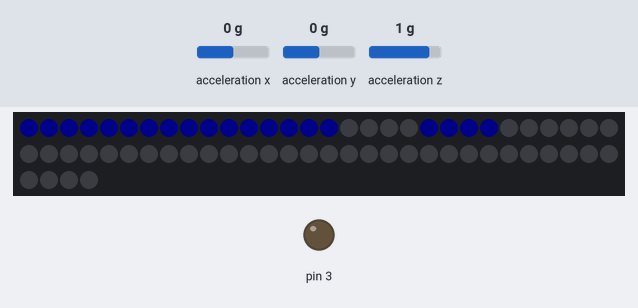
A sketch run on a simulated Arduino Uno, built with avr-gcc and run on an emulated ATmega328P. Parts: 64 RGB LEDs in strip order, left to right, continuing on the next row, output pins drawn as LEDs (lit = HIGH). Inputs (shaded band) come from the test bench; at power-on: acceleration x 0 g, acceleration y 0 g, acceleration z 1 g. Dim RGB values are drawn brighter than linear; what the sketch prints to the serial monitor is not drawn.

Above: at 1.7 s.
1.8 s: acceleration x set to -1.4 g
At 3.1 s:
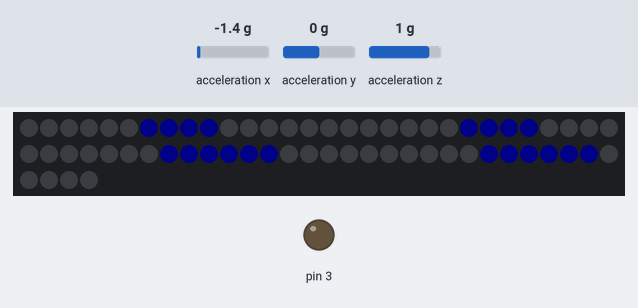
3.3 s: acceleration y set to -1.4 g
4.8 s: acceleration x set to 0.8 g
6.3 s: acceleration y set to 0.8 g
At 7.6 s:
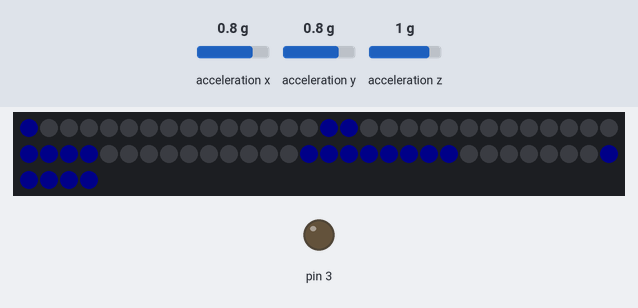
7.9 s: acceleration x set to -0.8 g
At 8.7 s:
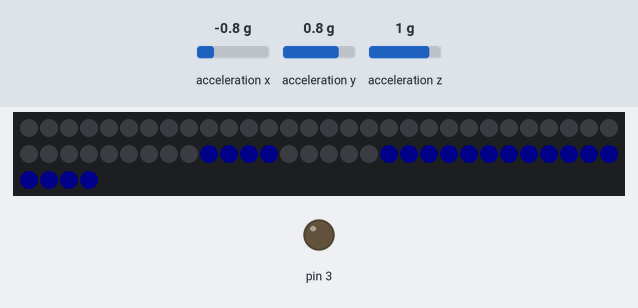

Measured:
- after the input at 1.8 s, the LEDs: first change after 0.06 s (image 1 shows a later state)
- after the input at 6.3 s, the LEDs: change after 0.20 s (image 2)
- after the input at 7.9 s, the LEDs: first change at once (image 3 shows a later state)

The sketch:

sandTest.ino
```cpp
#include <Wire.h>
#include <Adafruit_LIS3DH.h>
#include <Adafruit_Sensor.h>
#include <FastLED.h>

#define NWaterParticles 20

Adafruit_LIS3DH lis = Adafruit_LIS3DH();
CRGB leds[64];

int8_t gravityStrongDirectionX = 0;
int8_t gravityStrongDirectionY = 0;
int8_t gravityWeakDirectionY = 0;
int8_t gravityWeakDirectionX = 0;
struct particle {
  uint8_t x;
  uint8_t y;
};
struct particle waterParticles[NWaterParticles];
uint8_t cells[8] = {0xff,0xff,0xff,0xff, 0xff,0xff,0xff,0xff};
uint8_t myrandom = 0;

void setup() {
  Serial.begin(9600);

  FastLED.addLeds<WS2812B, 9, GRB>(leds, 64);
  FastLED.setBrightness(10);
  FastLED.clear();
  FastLED.show();

  pinMode(3, OUTPUT);
  delay(50);
  digitalWrite(3, LOW);

  if (!lis.begin(0x18)) {
    Serial.println("Could not find a valid LIS3DH sensor!");
    while (1) yield();
  }
  lis.setRange(LIS3DH_RANGE_2_G);
  delay(500);
  Serial.println("BOOTED");
  for (uint8_t i = 0; i < NWaterParticles; i++) {
    uint8_t x = i % 8;
    uint8_t y = i / 8;
    waterParticles[i].x = x;
    waterParticles[i].y = y;
    setCell0(x, y);
  }
}


void loop() {
  sensors_event_t event;
  lis.getEvent(&event);

  float x = event.acceleration.x;
  float y = event.acceleration.y;
  elaborateGravityDirection(x, y);
  myupdateRandom(x,y);

  simulate();
  uint8_t d = x + y;
  d = 50 - d*2;
  delay(d);
}


uint8_t getLSB(float f) {
    uint32_t bits;
    memcpy(&bits, &f, sizeof(bits));
    return (uint8_t)(bits & 0xFF);
}
void myupdateRandom(float f1, float f2) {
  myrandom ^= getLSB(f1);
  myrandom ^= getLSB(f2);
}

void elaborateGravityDirection(float x, float y) {
  gravityStrongDirectionX = (x > 1) - (x < -1);
  gravityStrongDirectionY = (y > 1) - (y < -1);

  if (fabs(y) > fabs(x)) {
    gravityWeakDirectionX = (x < 0) ? -1 : 1;
    gravityWeakDirectionY = 0;
  } else {
    gravityWeakDirectionY = (y < 0) ? -1 : 1;
    gravityWeakDirectionX = 0;
  }
}


void movecell(uint8_t i) {
  if (gravityStrongDirectionY == 0 && gravityStrongDirectionX == 0) return;

  if (gravityStrongDirectionY != 0 && gravityStrongDirectionX != 0) {
    moveParticle45(i);
    return;
  }

  if (gravityStrongDirectionX == 0) {
    moveParticleY(i);
  } else {
    moveParticleX(i);
  }
}

void setCell0(uint8_t x, uint8_t y) {
  uint8_t mask = 255 - (1 << x);
  cells[y] &= mask;
}
void setCell1(uint8_t x, uint8_t y) {
  cells[y] |= 1 << x;
}

void moveParticle45(uint8_t i) {
  uint8_t& x = waterParticles[i].x;
  uint8_t& y = waterParticles[i].y;

  uint8_t YplusG = y + gravityStrongDirectionY;
  uint8_t XplusG = x + gravityStrongDirectionX;
  if (YplusG > 7) YplusG = y;
  if (XplusG > 7) XplusG = x;

  uint8_t rowDown = cells[YplusG];

  bool cell = (rowDown >> XplusG) & 1;
  if (cell) { // directly down
    setCell1(x, y);
    y = YplusG;
    x = XplusG;
    setCell0(XplusG, YplusG);
    return;
  }

  cell = (rowDown >> x) & 1; // down side 1
  if (cell) {
    setCell1(x, y);
    y = YplusG;
    setCell0(x, YplusG);
    return;
  }

  rowDown = cells[y]; // down side 2
  cell = (rowDown >> XplusG) & 1;
  if (cell) {
    setCell1(x, y);
    x = XplusG;
    setCell0(XplusG, y);
    return;
  }

  if (((myrandom^i) & 3) != 0) return;

  uint8_t XminusG = x - gravityStrongDirectionX;
  uint8_t YminusG = y - gravityStrongDirectionY;
  if (XminusG > 7) XminusG = x;
  if (YminusG > 7) YminusG = y;

  rowDown = cells[YplusG];
  cell = (rowDown >> XminusG) & 1; // side 1
  if (cell && (y != 0 && y != 7)) {
    setCell1(x, y);
    x = XminusG;
    y = YplusG;
    setCell0(XminusG, YplusG);
    return;
  }

  rowDown = cells[YminusG];
  cell = (rowDown >> XplusG) & 1; // side 2
  if (cell && (x != 0 && x != 7)) {
    setCell1(x, y);
    y = YminusG;
    x = XplusG;
    setCell0(XplusG, YminusG);
    return;
  }
}


void moveParticleY(uint8_t i) {
  uint8_t& x = waterParticles[i].x;
  uint8_t& y = waterParticles[i].y;

  uint8_t n = y + gravityStrongDirectionY;
  if (n > 7) return;
  uint8_t rowDown = cells[n];

  bool cell = (rowDown >> x) & 1; // directly down
  if (cell) {
    setCell1(x, y);
    y += gravityStrongDirectionY;
    setCell0(x, y);
    return;
  }

  //if (x + gravityWeakDirectionX > 7) return; // apparently it's not needed (not having it makes water not stick to borders)

  // down side
  cell = (rowDown >> (x + gravityWeakDirectionX)) & 1;
  if (cell) {
    setCell1(x, y);
    y += gravityStrongDirectionY;
    x += gravityWeakDirectionX;
    setCell0(x, y);
    return;
  }
  cell = (rowDown >> (x - gravityWeakDirectionX)) & 1;
  if (cell) {
    setCell1(x, y);
    y += gravityStrongDirectionY;
    x -= gravityWeakDirectionX;
    setCell0(x, y);
    return;
  }

  // side
  rowDown = cells[y];
  cell = (rowDown >> (x + gravityWeakDirectionX)) & 1;
  if (cell) {
    setCell1(x, y);
    x += gravityWeakDirectionX;
    setCell0(x, y);
    return;
  }
  if (((myrandom^i) & 3) != 0) return;
  cell = (rowDown >> (x - gravityWeakDirectionX)) & 1;
  if (cell) {
    setCell1(x, y);
    x -= gravityWeakDirectionX;
    setCell0(x, y);
    return;
  }
}

void moveParticleX(uint8_t i) {
  uint8_t& x = waterParticles[i].x;
  uint8_t& y = waterParticles[i].y;

  uint8_t n = x + gravityStrongDirectionX;
  if (n > 7) return;
  uint8_t rowDown = cells[y];

  bool cell = (rowDown >> n) & 1; // directly down
  if (cell) {
    setCell1(x, y);
    x += gravityStrongDirectionX;
    setCell0(x, y);
    return;
  }

  //if (y + gravityWeakDirectionY > 7) return; // apparently it's not needed (not having it makes water not stick to borders)

  // down side
  rowDown = cells[y + gravityWeakDirectionY];
  cell = (rowDown >> n) & 1;
  if (cell) {
    setCell1(x, y);
    y += gravityWeakDirectionY;
    x += gravityStrongDirectionX;
    setCell0(x, y);
    return;
  }
  rowDown = cells[y - gravityWeakDirectionY];
  cell = (rowDown >> n) & 1;
  if (cell) {
    setCell1(x, y);
    y -= gravityWeakDirectionY;
    x += gravityStrongDirectionX;
    setCell0(x, y);
  }

  // side
  rowDown = cells[y + gravityWeakDirectionY];
  cell = (rowDown >> x) & 1;
  if (cell) {
    setCell1(x, y);
    y += gravityWeakDirectionY;
    setCell0(x, y);
    return;
  }
  if (((myrandom^i) & 3) != 0) return;
  rowDown = cells[y - gravityWeakDirectionY];
  cell = (rowDown >> x) & 1;
  if (cell) {
    setCell1(x, y);
    y -= gravityWeakDirectionY;
    setCell0(x, y);
  }
}


uint8_t ledIndexFromXY(uint8_t x, uint8_t y) {
  if (y+1 & 1) { // if y is odd flip x
    x = 7 - x;
  }
  return y*8 +x;
}

void simulate() {
  FastLED.clear();
  for (uint8_t i = 0; i < NWaterParticles; i++) {
    movecell(i);
    uint8_t led = ledIndexFromXY(waterParticles[i].x, waterParticles[i].y);
    leds[led] = CRGB(0, 0, 255);
  }
  FastLED.show();
}
```
